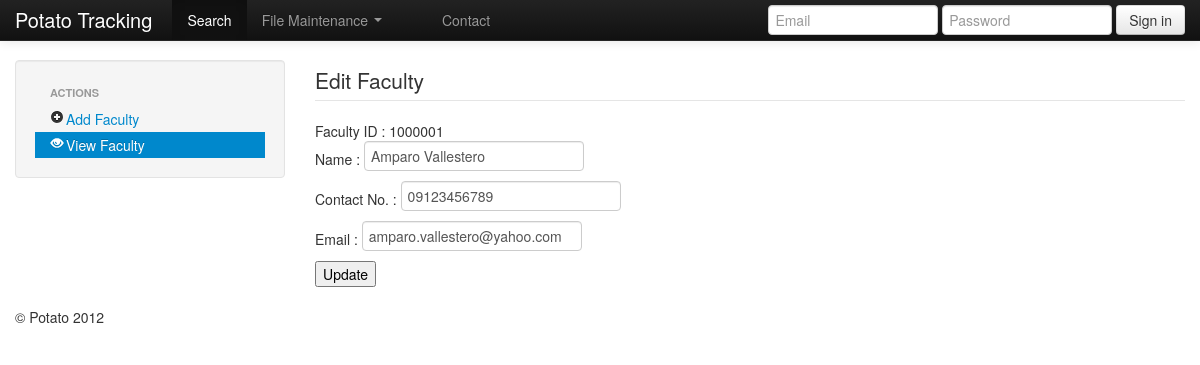
The page /admin/editfaculty.php?id=1000001 on the database its author committed.
### tables this page shows
CREATE TABLE IF NOT EXISTS `faculties` (
  `id` varchar(10) NOT NULL,
  `name` varchar(50) DEFAULT NULL,
  `contactno` varchar(50) DEFAULT NULL,
  `email` varchar(50) DEFAULT NULL,
  `userid` int(5) DEFAULT NULL,
  `createdAt` datetime DEFAULT NULL,
  PRIMARY KEY (`id`),
  KEY `userid` (`userid`)
);

### admin/editfaculty.php (the view)
        <?php include("header.php");?>
<div class="row">
             <div class="span3">
          <div class="well sidebar-nav">
            <ul class="nav nav-list">
              <li class="nav-header">Actions</li>
              <li><a href="addfaculty.php"><i class=" icon-plus-sign"></i>Add Faculty</a></li>
              <li class="active"><a href="faculty.php"><i class="icon-eye-open"></i>View Faculty</a></li>
            </ul>
          </div>
        </div>
                 <div class="span9">
                <fieldset>
    <legend>Edit Faculty</legend>
               <?php
                                $id=$_GET['id'];
                                $rUsers=@mysql_query("select * from faculties where id='$id'");
                                $row = mysql_fetch_array($rUsers);
                                if ($row)
                                {
                                echo "<form action='editedfaculty.php' method='post'>";
								echo "Faculty ID : " . "<input type=hidden name=id value='$row[0]'>$row[0] <br>";
                                echo "Name : " . "<input type=text name=name value='$row[1]'> <br>";
                                echo "Contact No. : " . "<input type=text name=num value='$row[2]'> <br>";
                                echo "Email : " . "<input type=text name=email value='$row[3]'> <br>";
                                echo "<p><input type='submit' name='update' value='Update' /></p>
                                </form>";
                                }
                                ?>
                   </fieldset>
            	</div>
     <?php include("footer.php");?>

### admin/header.php (style rules this page uses)
body { padding-top: 60px; padding-bottom: 40px; }

### rows shown on the page
faculties: id "1000001", name "Amparo Vallestero", num "09123456789", email "amparo.vallestero@yahoo.com"
